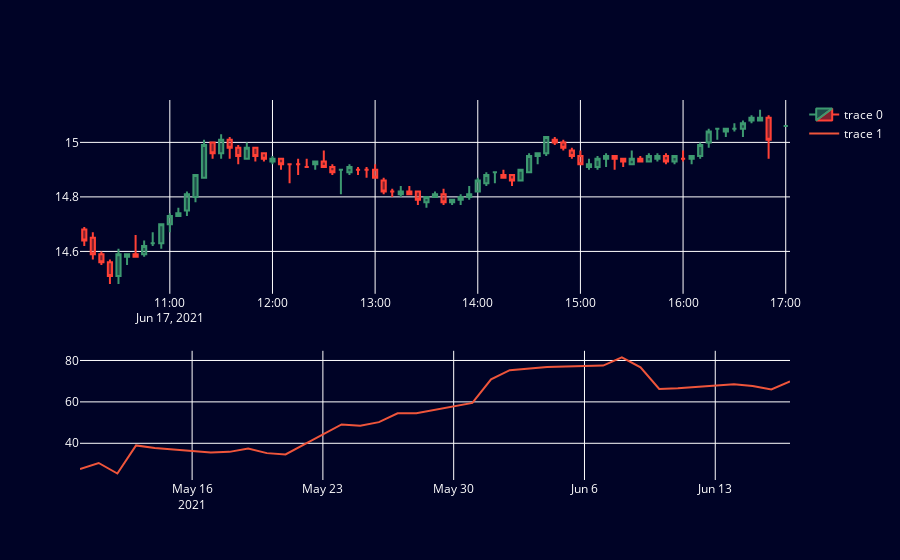
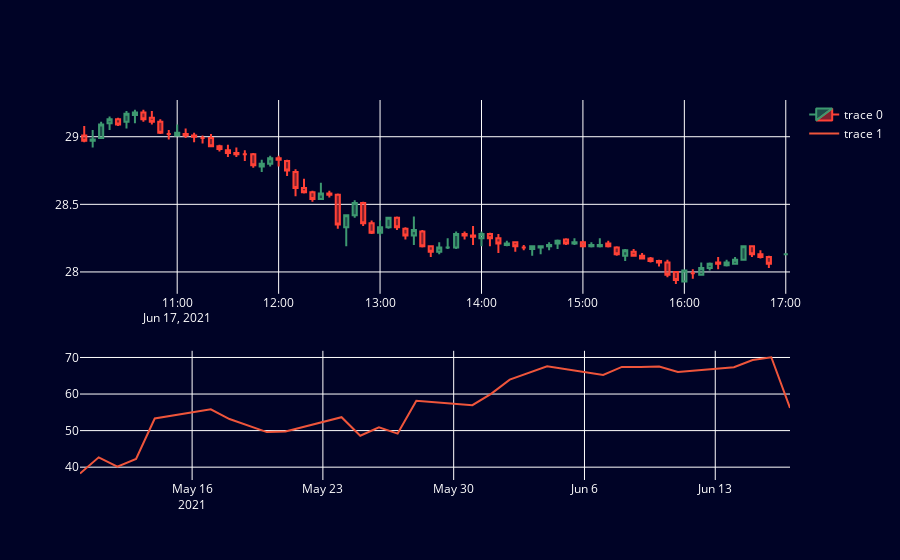
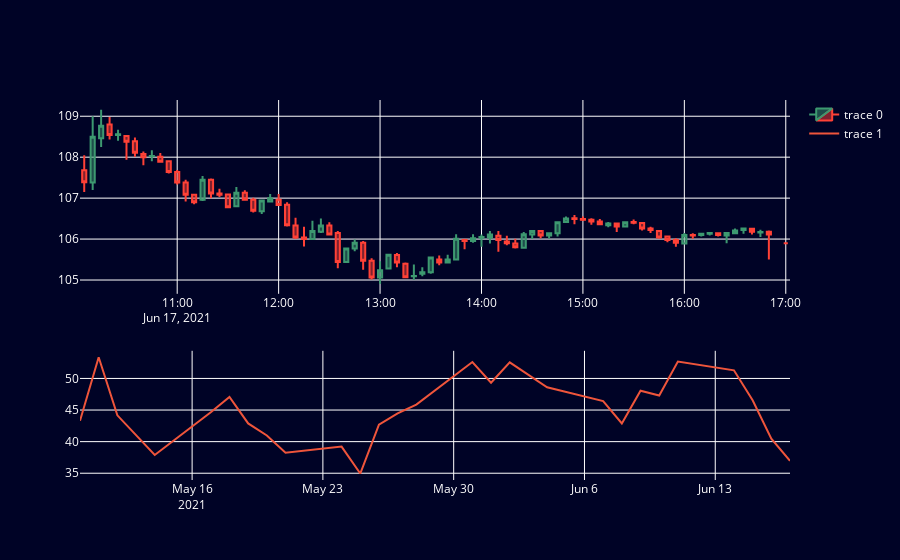

The cell these charts' notebook holds for them, in order:
### Code cell
dispatcher.add_handler(CommandHandler("hey", hey))
dispatcher.add_handler(CommandHandler('dolar', dolar))
dispatcher.add_handler(CommandHandler('euro', euro))
dispatcher.add_handler(CommandHandler('vilzyn', vilzyn))

dispatcher.add_handler(CommandHandler("stock", stock))
dispatcher.add_handler(CommandHandler("chart", chart))
